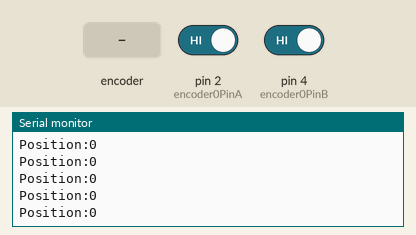
A sketch run on a simulated Arduino Uno, built with avr-gcc and run on an emulated ATmega328P. Parts: the last lines printed to the serial monitor. The inputs (shaded band) are chosen by the test bench; at power-on: pin 2 (encoder0PinA) HIGH, pin 4 (encoder0PinB) HIGH.

Above: at 1.2 s.
1.3 s: rotary encoder on pin 2 (encoder0PinA) / pin 4 (encoder0PinB) turned 1 step (first pin leading)
At 2.2 s:
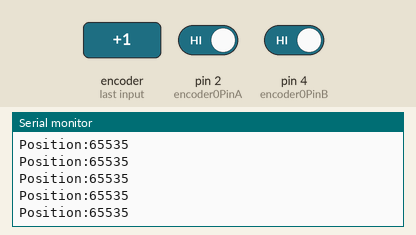
4.5 s: rotary encoder on pin 2 (encoder0PinA) / pin 4 (encoder0PinB) turned 1 step (first pin leading)
At 5.4 s:
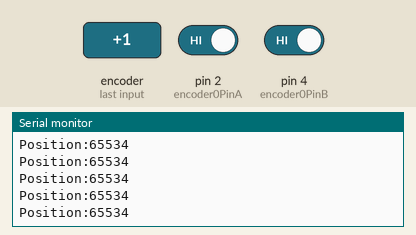
Timing chart, 0 to 7.5 s (numbered marks = the images above; inputs shaded):
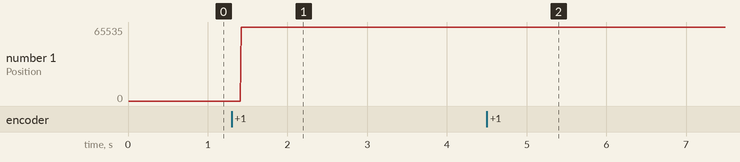

The sketch:

sketch_feb04b.ino
```cpp
#define encoder0PinA 2
#define encoder0PinB 4
#define Switch 5

volatile unsigned int encoder0Pos = 0;

void setup() {
pinMode(encoder0PinA, INPUT);
digitalWrite(encoder0PinA, HIGH);

pinMode(encoder0PinB, INPUT);
digitalWrite(encoder0PinB, HIGH);

attachInterrupt (0, doEncoder, RISING);

Serial.begin(9600);
Serial.println("start");

}

void loop() {

Serial.print("Position:");
Serial.println (encoder0Pos, DEC);
};

void doEncoder(){
  if (digitalRead(encoder0PinB)==HIGH){
    encoder0Pos++;
  }
  else {
    encoder0Pos--;
  }
}
```

Measured:
- after the input at 1.3 s, the serial monitor: prints a new line after 0.12 s (image 1)
- after the input at 4.5 s, the serial monitor: prints a new line after 0.11 s (image 2)
- plotted number 1: 0 → 65535 after the input at 1.3 s, 65535 → 65534 after the input at 4.5 s
